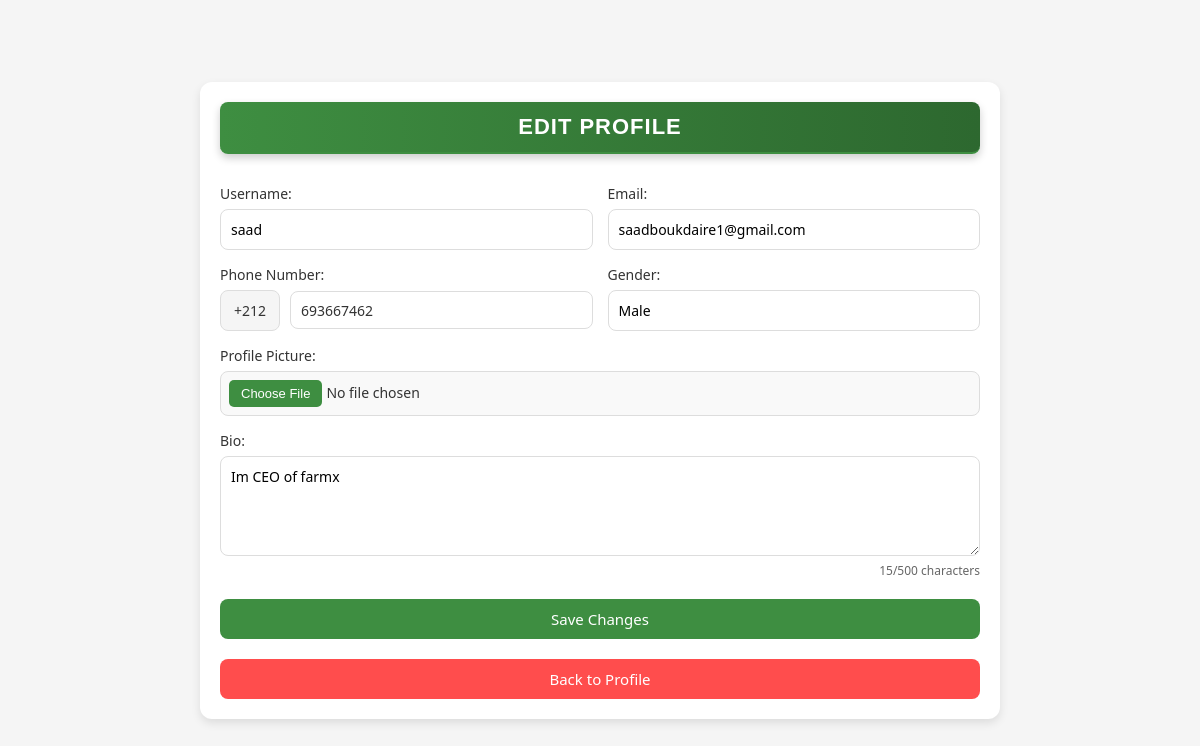
The page /edit_profile.php (signed in) on the database its author committed.
### tables this page shows
CREATE TABLE IF NOT EXISTS `users` (
  `id` int NOT NULL AUTO_INCREMENT,
  `username` varchar(100) NOT NULL,
  `email` varchar(255) NOT NULL,
  `phone` varchar(25) DEFAULT NULL,
  `password` varchar(255) NOT NULL,
  `profile_pic` varchar(255) DEFAULT 'Images/profile.jpg',
  `created_at` timestamp NULL DEFAULT CURRENT_TIMESTAMP,
  `bio` text,
  `user_type` enum('farmer','user') NOT NULL DEFAULT 'user',
  `user_tag` varchar(50) DEFAULT NULL,
  `gender` varchar(10) DEFAULT NULL,
  PRIMARY KEY (`id`),
  UNIQUE KEY `username` (`username`),
  UNIQUE KEY `email` (`email`)
);

### edit_profile.php (the view, shortened to what this page needs)
<?php
$servername = "localhost";
$username = "root";
$password = "";
$dbname = "farmx";
$conn = new mysqli($servername, $username, $password, $dbname);
$userId = $_SESSION['user_id'];
$sql = "SELECT username, email, phone, profile_pic, bio, gender FROM users WHERE id = ?";
$stmt = $conn->prepare($sql);
$stmt->bind_param("i", $userId);
$stmt->execute();
$stmt->bind_result($username, $email, $phone, $profilePic, $bio, $gender);
?>
<!DOCTYPE html>
<html lang="fr">
<head>
    <link href='https://unpkg.com/boxicons@2.1.4/css/boxicons.min.css' rel='stylesheet'>
</head>
<body>
    <div class="profile-container">
        <h2>Edit Profile</h2>
        <form action="update_profile.php" method="POST" enctype="multipart/form-data">
            <div class="form-group">
                <label for="username">Username:</label>
                <input type="text" id="username" name="username" value="<?php echo htmlspecialchars($username); ?>" required
                       pattern="^[a-zA-Z0-9_]{3,20}$"
                       title="Username must be 3-20 characters long and can only contain letters, numbers, and underscores">
            </div>
            <div class="form-group">
                <label for="email">Email:</label>
                <input type="email" id="email" name="email" value="<?php echo htmlspecialchars($email); ?>" required
                       pattern="^[a-zA-Z0-9._%+-]+@(gmail\.com|yahoo\.com|hotmail\.com|outlook\.com|icloud\.com)$"
                       title="Please enter a valid email address with a supported domain (gmail.com, yahoo.com, hotmail.com, outlook.com, or icloud.com)">
            </div>
            <div class="form-group">
                <label for="phone">Phone Number:</label>
                <div class="phone-input-group">
                    <span class="phone-prefix">+212</span>
                    <input type="tel" id="phone" name="phone" class="phone-input"
                           placeholder="6XXXXXXXX or 7XXXXXXXX"
                           value="<?php echo substr(htmlspecialchars($phone), -9); ?>"
                           maxlength="9"
                           pattern="^[67][0-9]{8}$"
                           title="Please enter a valid Moroccan phone number starting with 6 or 7"
                           oninput="validatePhoneInput(this)">
            </div>
            </div>
            <div class="form-group">
                <label for="gender">Gender:</label>
                <?php if (!empty($gender)): ?>
                    <input type="text" id="gender" name="gender" value="<?php echo htmlspecialchars($gender); ?>" readonly>
                <?php endif; ?>
            </div>
            <div class="form-group full-width">
                <label for="profile-pic-upload">Profile Picture:</label>
                <input type="file" id="profile-pic-upload" name="profile-pic-upload">
            </div>
            <div class="form-group full-width">
                <label for="bio">Bio:</label>
                <textarea id="bio" name="bio" maxlength="500" placeholder="Tell us about yourself..."><?php echo htmlspecialchars($bio ?? ''); ?></textarea>
                <div class="char-count"><span id="bio-char-count">0</span>/500 characters</div>
            </div>
            <button type="submit">Save Changes</button>
        </form>
        <div class="back-button">
            <a href="profile.php">Back to Profile</a>
        </div>
    </div>
</body>
</html>

### edit_profile.php (style rules this page uses)
* { margin: 0; padding: 0; box-sizing: border-box; font-family: 'Segoe UI', Verdana, sans-serif; }
html, body { height: 100%; margin: 0; padding: 0; }
body { background-color: #f5f5f5; color: #333; display: flex; flex-direction: column; align-items: center; justify-content: center; min-height: 100vh; padding: 15px; overflow: hidden; }
.profile-container { max-width: 800px; width: 100%; padding: 20px; background-color: white; border-radius: 12px; box-shadow: 0 4px 10px rgba(0, 0, 0, 0.1); display: grid; grid-template-columns: repeat(2, 1fr); gap: 20px; }
.profile-container h2 { grid-column: 1 / -1; margin-bottom: 10px; border-bottom: 2px solid #3e8e41; text-align: center; color: white; font-family: 'Poppins', sans-serif; font-size: 22px; font-weight: 600; text-transform: uppercase; letter-spacing: 1px; padding: 12px 0; background: linear-gradient(to right, #3e8e41, #2d682f); border-radius: 8px; display: inline-block; width: 100%; box-shadow: 0px 4px 8px rgba(0, 0, 0, 0.2); }
.profile-container form { grid-column: 1 / -1; display: grid; grid-template-columns: repeat(2, 1fr); gap: 15px; }
.form-group { display: flex; flex-direction: column; gap: 3px; }
.form-group.full-width { grid-column: 1 / -1; }
.profile-container textarea { min-height: 80px; }
.profile-container button[type="submit"], .back-button { grid-column: 1 / -1; margin-top: 5px; }
.back-button { margin-top: 0; }
.profile-container label { font-size: 14px; color: #333; font-weight: 500; margin-bottom: 3px; }
.profile-container input[type="email"], .profile-container input[type="tel"], .profile-container input[type="text"], .profile-container input[type="file"] { width: 100%; padding: 10px; border: 1px solid #ddd; border-radius: 8px; font-size: 14px; outline: none; transition: border-color 0.3s ease, box-shadow 0.3s ease; }
.profile-container button[type="submit"] { padding: 10px 20px; background-color: #3e8e41; color: white; border: none; border-radius: 8px; font-size: 15px; cursor: pointer; transition: background-color 0.3s ease, transform 0.2s ease; }
.back-button { width: 100%; text-align: center; }
.back-button a { display: block; width: 100%; padding: 10px 20px; background-color: #ff4d4d; color: white; border: none; border-radius: 8px; cursor: pointer; font-size: 15px; text-decoration: none; transition: background-color 0.3s ease, transform 0.2s ease; text-align: center; }
.profile-container input[type="file"] { padding: 8px; background-color: #f9f9f9; border: 1px solid #ddd; cursor: pointer; }
.profile-container textarea { width: 100%; padding: 10px; border: 1px solid #ddd; border-radius: 8px; font-size: 14px; outline: none; transition: border-color 0.3s ease, box-shadow 0.3s ease; min-height: 100px; resize: vertical; font-family: inherit; }
.char-count { font-size: 12px; color: #666; text-align: right; margin-top: 3px; }
.phone-input-group { display: flex; align-items: center; gap: 10px; width: 100%; }
.phone-prefix { background-color: #f5f5f5; padding: 10px; border: 1px solid #ddd; border-radius: 8px; color: #333; font-size: 14px; user-select: none; min-width: 60px; text-align: center; }
.phone-input { flex: 1; height: 38px; background: #fff; border: 1px solid #ddd; border-radius: 8px; font-size: 14px; color: #333; padding: 10px; transition: all 0.3s ease; }
.phone-input::placeholder { color: #999; }

### rows shown on the page
users: username "saad", email "saadboukdaire1@gmail.com", phone "693667462", gender "Male", bio "Im CEO of farmx"
